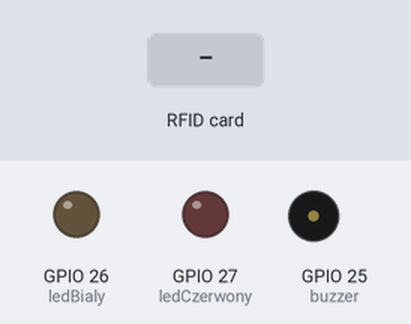
The sketch below on a simulated ESP32. Shown: output pins drawn as LEDs (lit = HIGH), buzzer (waves = sounding, pin HIGH). The inputs (shaded band) are chosen by the test bench. WiFi joins after 1.5 s; servers stay silent unless stated; uploads are accepted with an empty reply; what the sketch prints to the serial monitor is not drawn.

Above: at 3.2 s.
3.3 s: RFID card 5E 7A 19 C4 held to the reader
At 3.6 s:
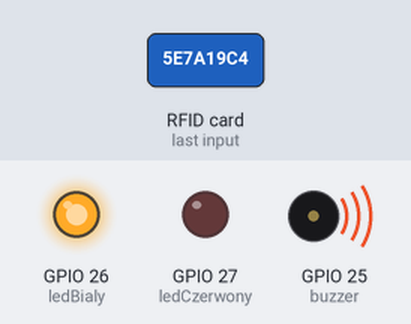
At 4.3 s:
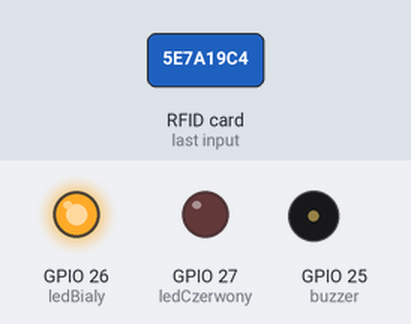
Timing chart, 0 to 6.3 s (numbered marks = the images above; inputs shaded):
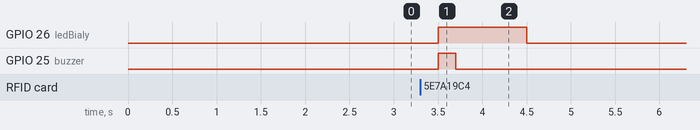

The sketch:

esp32_nfc_reader.ino
```cpp
#include <Wire.h>
#include <PN532_I2C.h>
#include <PN532.h>
#include <WiFi.h>
#include <ESPmDNS.h>
#include <WiFiUdp.h>
#include <ArduinoOTA.h>
#include <HTTPClient.h>
#include <WiFiManager.h>
#include <ESPAsyncWebServer.h>
#include <WebSerial.h>
#include <AsyncTCP.h>

// obiekty serwera i NFC
AsyncWebServer server(80);
PN532_I2C pn532i2c(Wire);
PN532 nfc(pn532i2c);

// konfiguracja nfc
const int ledBialy = 26;
const int ledCzerwony = 27;
const int buzzer = 25;


void setup(void)
{
  Serial.begin(115200);
  delay(500);

  pinMode(ledBialy, OUTPUT);
  pinMode(ledCzerwony, OUTPUT);
  pinMode(buzzer, OUTPUT);

  // konfiguracja wifi (WiFiManager)
  WiFiManager wm;

  // wm.resetSettings();

  Serial.println("Uruchamianie WiFiManager...");
  // próba połączenia z zapamiętaną siecią, jeżeli się nie uda ESP32 tworzy sieć o nazwie "Czytnik_NFC"
  if (!wm.autoConnect("Czytnik_NFC"))
  {
    Serial.println("Błąd połączenia. Restartowanie...");
    delay(3000);
    ESP.restart();
  }

  // start konsoli http://[ADRES_IP_ESP32]/webserial
  WebSerial.begin(&server);
  server.begin();

  // konfiguracja aktualizacji kodu bezprzewodowo (Over-The-Air)
  ArduinoOTA.setHostname("Czytnik-NFC-ESP32");
  ArduinoOTA.setPassword("YOUR_OTA_PASSWORD");
  ArduinoOTA.begin();

  // start nfc
  nfc.begin();
  uint32_t versiondata = nfc.getFirmwareVersion();
  if (!versiondata)
   {
    WebSerial.println("Nie znaleziono czytnika NFC");
  }
  else
  {
    nfc.setPassiveActivationRetries(0xFF);
    nfc.SAMConfig();
    WebSerial.println("NFC: Czytnik gotowy do pracy");
  }
}

// funkcja wysyłająca dane do BACKEND
int sendMessage(String uidCard)
{
  int httpResponseCode = 0;

  if (WiFi.status() == WL_CONNECTED)
  {
    HTTPClient http;

    // url serwera w dockerze
    String url = "http://192.168.0.241:8000/api/v1/auth/check-access";

    http.begin(url);
    http.setTimeout(150);
    http.addHeader("Content-Type", "application/json");

    // Budowanie struktury payloadu: {"uid":"WARTOŚĆ_KARTY"}
    String json = "{\"uid\":\"" + uidCard + "\"}";

    httpResponseCode = http.POST(json);

    WebSerial.print("Status odpowiedzi z serwera: ");
    WebSerial.println(String(httpResponseCode));
    http.end();
  }
  return httpResponseCode;
}

void loop(void)
 {
  ArduinoOTA.handle();

  boolean success;
  uint8_t uid[] = { 0, 0, 0, 0, 0, 0, 0 };
  uint8_t uidLength;

  // próba odczytu karty
  success = nfc.readPassiveTargetID(PN532_MIFARE_ISO14443A, &uid[0], &uidLength, 50);

  if (success)
   {
    String cardUID = "";
    for (uint8_t i=0; i < uidLength; i++)
    {
      cardUID += String(uid[i], HEX);
      if (i < uidLength - 1) cardUID += ":";
    }

    WebSerial.print("Wykryto karte: ");
    WebSerial.println(cardUID);


    // przekazanie odczytanego UID do serwera
    int serverStatus = sendMessage(cardUID);
    // logika reakcji ESP32 na odpowiedź
    if (serverStatus == 200 || serverStatus == 201)
     {
      // I: Backend potwierdził że karta ma aktywne uprawnienia w bazie danych
      WebSerial.println("PRZYZNANO DOSTEP");
      digitalWrite(ledBialy, HIGH);
      digitalWrite(buzzer, HIGH);
      delay(200);
      digitalWrite(buzzer, LOW);
      delay(800);
      digitalWrite(ledBialy, LOW);
    }
    else
    {
      // II: Dowolny inny status oznacza odmowę dostępu
      WebSerial.println("NIE ROZPOZNANO KARTY");
      digitalWrite(ledCzerwony, HIGH);
      for(int i = 0; i < 2; i++) {
        digitalWrite(buzzer, HIGH);
        delay(150);
        digitalWrite(buzzer, LOW);
        delay(150);
      }
      digitalWrite(ledCzerwony, LOW);
    }
    delay(500);
  }
}
```

Measured:
- after the input at 3.3 s, GPIO 26 (ledBialy): LOW → HIGH after 0.20 s, → LOW 1.0 s later; GPIO 25 (buzzer): LOW → HIGH after 0.20 s, → LOW 0.20 s later
